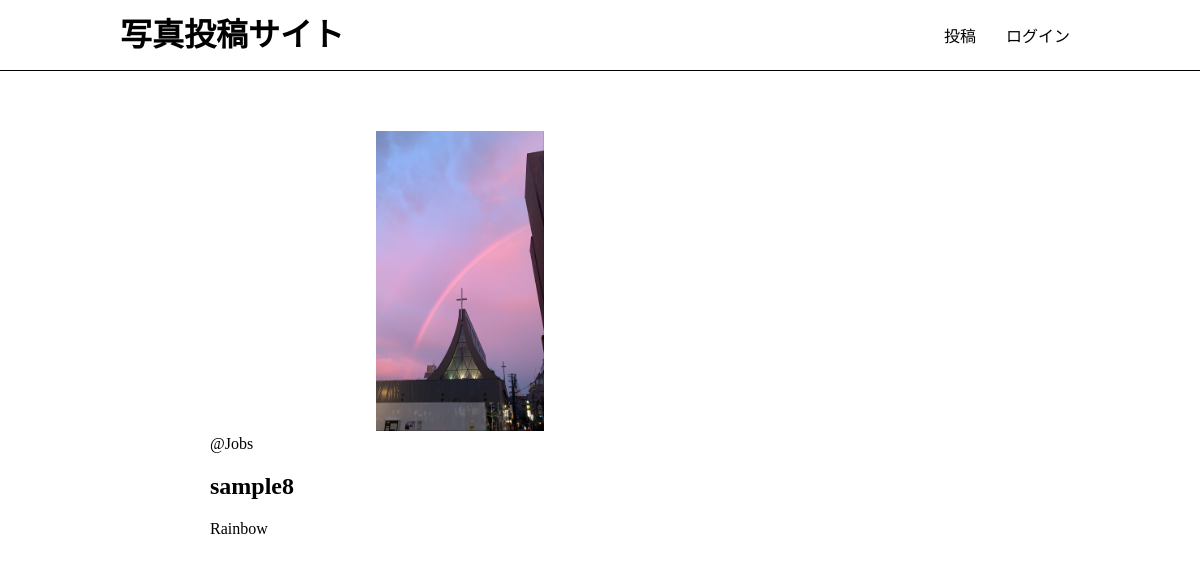
The page /photos/13/ on the database its author committed.
### app/models.py (models this page shows, shortened)
class Photo(models.Model):
    title = models.CharField(max_length=150)
    comment = models.TextField(blank=True)
    image = models.ImageField(upload_to='photos')
    category = models.ForeignKey(Category,on_delete=models.PROTECT)
    user = models.ForeignKey(User, on_delete=models.CASCADE)
    created_at = models.DateTimeField(auto_now=True)

### app/views.py (the view)
# urls.py: path('photos/<int:pk>/', views.photos_detail, name='photos_detail'),
def photos_detail(request, pk):
        photo = get_object_or_404(Photo, pk=pk)
        return render(request, 'app/photos_detail.html', {'photo': photo})

### app/templates/app/photos_detail.html (shortened to what this page needs)
{% extends 'app/base.html' %}
{% block content %}
<div class="photo-detail">
<img src="{{ photo.image.url }}" class="photo-img">
<div class="photo-info">
    <a href="{% url 'app:users_detail'
                      photo.user.id %}">@{{ photo.user }}</a>
</div>
<h2>{{ photo.title }}</h2>
<p>{{ photo.comment }}</p>
{% endblock %}

### static/css/style.css (style rules this page uses)
html, body { margin: 0; }
div { box-sizing: border-box; }
a { text-decoration: none; color: #000; }
.photo-img { width: 100%; max-width: 500px; height: 300px; object-fit: cover; border-radius: 4px; }
.photo-detail .photo-img { object-fit: contain; }

### rows shown on the page
Photo: image (picture), user "Jobs", title "sample8", comment "Rainbow"
